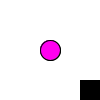
Frame 1 (no input)
Frame 60 (the mouse pressed at the canvas centre just before this capture): identical to frame 1, image omitted
Frame 120 (the mouse held since frame 60 and released just before this capture): identical to frame 1, image omitted

The Processing sketch that drew this single still picture (run headless with seeded random() and noise(); from frame 60 on, the mouse is pressed at the canvas centre):

// Processing sketch: relPosAndMov
// ── relPosAndMov.pde
PVector pos = new PVector(0, 0);


float[] box = {30, 30, 20, 20};
float[] circ = {0, 0, 20};




void setup() {
}
void draw() {
  fill(0);
  background(255);
  rect(box[0] - pos.x + width/2, box[1]- pos.y + height/2, box[2], box[3]);
  circle(circ[0]-pos.x + width/2, circ[1]- pos.y + height/2, circ[2]);
  fill(#ff00f0);
  circle(width/2, height/2, 20);

  if (keyPressed) {
    switch(key) {
      case('w'):
      pos.y= pos.y-1;
      break;

      case('a'):
      pos.x= pos.x-1;
      break;

      case('s'):
      pos.y= pos.y+1;
      break;

      case('d'):
      pos.x= pos.x+1;
    }
  }
}

// ── GameData.pde
class GameData {
int Id;
int[] Pos;
String DisplayName;
int HP;
String CurrentPowerup;
int TimeSincePowerupObtained;
int Kills;
float[] Velocity;
int[] CurrentChunk;





}

// ── Variables.pde
int[] mapzies;
int[][] spawnpoints;
int MaxHP;
float FireRate;
int BulletDmg;
float BulletSpeed;
float Movementspeed;
int MaxPlayers;
float PlayerRadius;
boolean CheatsEnabled = true;
String[] EnabledPowurups;
int UpdateRate;
int Chunksize;
